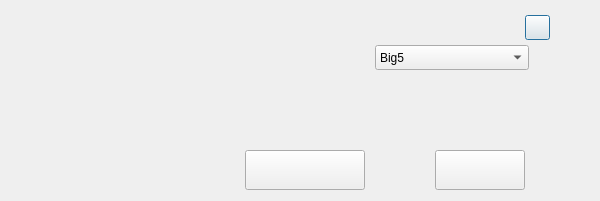
<?xml version="1.0" encoding="UTF-8"?>
<ui version="4.0">
 <class>CodeClass</class>
 <widget class="QDialog" name="CodeClass">
  <property name="geometry">
   <rect>
    <x>0</x>
    <y>0</y>
    <width>600</width>
    <height>201</height>
   </rect>
  </property>
  <property name="windowTitle">
   <string>编码设置</string>
  </property>
  <property name="windowIcon">
   <iconset resource="Notepad.qrc">
    <normaloff>:/icon/mainicon/picture_notepad/icon/icon_main_mainwindow.png</normaloff>:/icon/mainicon/picture_notepad/icon/icon_main_mainwindow.png</iconset>
  </property>
  <property name="windowOpacity">
   <double>5.000000000000000</double>
  </property>
  <widget class="QPushButton" name="pushButton_close_window">
   <property name="geometry">
    <rect>
     <x>525</x>
     <y>15</y>
     <width>25</width>
     <height>25</height>
    </rect>
   </property>
   <property name="styleSheet">
    <string notr="true">border-image: url(:/icon/manage/picture_notepad/icon/window_close.png);</string>
   </property>
   <property name="text">
    <string/>
   </property>
  </widget>
  <widget class="QPushButton" name="pushButton_close_dialog">
   <property name="geometry">
    <rect>
     <x>435</x>
     <y>150</y>
     <width>90</width>
     <height>40</height>
    </rect>
   </property>
   <property name="styleSheet">
    <string notr="true">border-image: url(:/picture_notepad/dialogicon/picture_notepad/icon/dialog_code_exit_normal.png);
border-image: url(:/picture_notepad/dialogicon/picture_notepad/icon/dialog_code_exit_pressed.png);</string>
   </property>
   <property name="text">
    <string/>
   </property>
  </widget>
  <widget class="QPushButton" name="pushButton_accept_dialog">
   <property name="geometry">
    <rect>
     <x>245</x>
     <y>150</y>
     <width>120</width>
     <height>40</height>
    </rect>
   </property>
   <property name="styleSheet">
    <string notr="true">border-image: url(:/picture_notepad/dialogicon/picture_notepad/icon/dialog_code_accept_normal.png);
border-image: url(:/picture_notepad/dialogicon/picture_notepad/icon/dialog_code_accept_pressed.png);</string>
   </property>
   <property name="text">
    <string/>
   </property>
  </widget>
  <widget class="QComboBox" name="comboBox_1">
   <property name="geometry">
    <rect>
     <x>375</x>
     <y>45</y>
     <width>154</width>
     <height>25</height>
    </rect>
   </property>
   <property name="contextMenuPolicy">
    <enum>Qt::NoContextMenu</enum>
   </property>
   <property name="autoFillBackground">
    <bool>false</bool>
   </property>
   <property name="styleSheet">
    <string notr="true"/>
   </property>
   <property name="editable">
    <bool>false</bool>
   </property>
   <property name="currentText">
    <string>Big5</string>
   </property>
   <property name="maxVisibleItems">
    <number>7</number>
   </property>
   <property name="maxCount">
    <number>2147483646</number>
   </property>
   <property name="insertPolicy">
    <enum>QComboBox::InsertAtBottom</enum>
   </property>
   <item>
    <property name="text">
     <string>Big5</string>
    </property>
   </item>
   <item>
    <property name="text">
     <string>Big5-HKSCS</string>
    </property>
   </item>
   <item>
    <property name="text">
     <string>CP949</string>
    </property>
   </item>
   <item>
    <property name="text">
     <string>EUC-JP</string>
    </property>
   </item>
   <item>
    <property name="text">
     <string>EUC-KR</string>
    </property>
   </item>
   <item>
    <property name="text">
     <string>GB18030</string>
    </property>
   </item>
   <item>
    <property name="text">
     <string>HP-ROMAN8</string>
    </property>
   </item>
   <item>
    <property name="text">
     <string>IBM 850</string>
    </property>
   </item>
   <item>
    <property name="text">
     <string>IBM 866</string>
    </property>
   </item>
   <item>
    <property name="text">
     <string>IBM 874</string>
    </property>
   </item>
   <item>
    <property name="text">
     <string>ISO 2022-JP</string>
    </property>
   </item>
   <item>
    <property name="text">
     <string>ISO 8859-1</string>
    </property>
   </item>
   <item>
    <property name="text">
     <string>ISO 8859-2</string>
    </property>
   </item>
   <item>
    <property name="text">
     <string>ISO 8859-3</string>
    </property>
   </item>
   <item>
    <property name="text">
     <string>ISO 8859-4</string>
    </property>
   </item>
   <item>
    <property name="text">
     <string>ISO 8859-5</string>
    </property>
   </item>
   <item>
    <property name="text">
     <string>ISO 8859-6</string>
    </property>
   </item>
   <item>
    <property name="text">
     <string>ISO 8859-7</string>
    </property>
   </item>
   <item>
    <property name="text">
     <string>ISO 8859-8</string>
    </property>
   </item>
   <item>
    <property name="text">
     <string>ISO 8859-9</string>
    </property>
   </item>
   <item>
    <property name="text">
     <string>ISO 8859-10</string>
    </property>
   </item>
   <item>
    <property name="text">
     <string>ISO 8859-13</string>
    </property>
   </item>
   <item>
    <property name="text">
     <string>ISO 8859-14</string>
    </property>
   </item>
   <item>
    <property name="text">
     <string>ISO 8859-15</string>
    </property>
   </item>
   <item>
    <property name="text">
     <string>ISO 8859-16</string>
    </property>
   </item>
   <item>
    <property name="text">
     <string>Iscii-Bng</string>
    </property>
   </item>
   <item>
    <property name="text">
     <string>Iscii-Dev</string>
    </property>
   </item>
   <item>
    <property name="text">
     <string>Iscii-Gjr</string>
    </property>
   </item>
   <item>
    <property name="text">
     <string>Iscii-Knd</string>
    </property>
   </item>
   <item>
    <property name="text">
     <string>Iscii-Mlm</string>
    </property>
   </item>
   <item>
    <property name="text">
     <string>Iscii-Ori</string>
    </property>
   </item>
   <item>
    <property name="text">
     <string>Iscii-Pnj</string>
    </property>
   </item>
   <item>
    <property name="text">
     <string>Iscii-Tlg</string>
    </property>
   </item>
   <item>
    <property name="text">
     <string>Iscii-Tml</string>
    </property>
   </item>
   <item>
    <property name="text">
     <string>KOI8-R</string>
    </property>
   </item>
   <item>
    <property name="text">
     <string>KOI8-U</string>
    </property>
   </item>
   <item>
    <property name="text">
     <string>Macintosh</string>
    </property>
   </item>
   <item>
    <property name="text">
     <string>Shift-JIS</string>
    </property>
   </item>
   <item>
    <property name="text">
     <string>TIS-620</string>
    </property>
   </item>
   <item>
    <property name="text">
     <string>TSCII</string>
    </property>
   </item>
   <item>
    <property name="text">
     <string>UTF-8</string>
    </property>
   </item>
   <item>
    <property name="text">
     <string>UTF-16</string>
    </property>
   </item>
   <item>
    <property name="text">
     <string>UTF-16BE</string>
    </property>
   </item>
   <item>
    <property name="text">
     <string>UTF-16LE</string>
    </property>
   </item>
   <item>
    <property name="text">
     <string>UTF-32</string>
    </property>
   </item>
   <item>
    <property name="text">
     <string>UTF-32BE</string>
    </property>
   </item>
   <item>
    <property name="text">
     <string>UTF-32LE</string>
    </property>
   </item>
   <item>
    <property name="text">
     <string>Windows-1250</string>
    </property>
   </item>
   <item>
    <property name="text">
     <string>Windows-1251</string>
    </property>
   </item>
   <item>
    <property name="text">
     <string>Windows-1252</string>
    </property>
   </item>
   <item>
    <property name="text">
     <string>Windows-1253</string>
    </property>
   </item>
   <item>
    <property name="text">
     <string>Windows-1254</string>
    </property>
   </item>
   <item>
    <property name="text">
     <string>Windows-1255</string>
    </property>
   </item>
   <item>
    <property name="text">
     <string>Windows-1256</string>
    </property>
   </item>
   <item>
    <property name="text">
     <string>Windows-1257</string>
    </property>
   </item>
   <item>
    <property name="text">
     <string>Windows-1258</string>
    </property>
   </item>
  </widget>
  <widget class="QLabel" name="label">
   <property name="geometry">
    <rect>
     <x>258</x>
     <y>81</y>
     <width>280</width>
     <height>65</height>
    </rect>
   </property>
   <property name="text">
    <string/>
   </property>
  </widget>
 </widget>
 <resources>
  <include location="Notepad.qrc"/>
 </resources>
 <connections/>
</ui>
